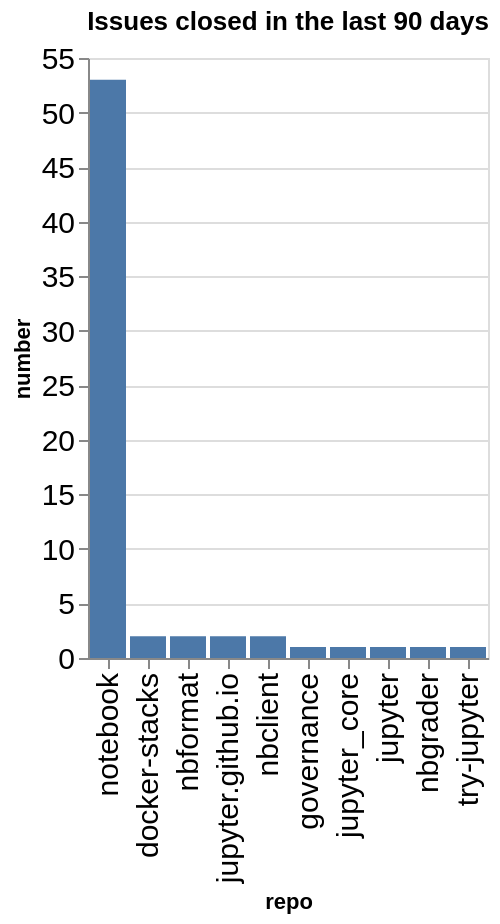

Write notebook code for a chart like this one.
### Code cell
closed_counts = closed.groupby(['org', 'repo']).count()['number'].reset_index()
closed_counts['org/repo'] = closed_counts.apply(lambda a: a['org'] + '/' + a['repo'], axis=1)
sorted_vals = closed_counts.sort_values(['number'], ascending=False)['repo'].values
alt.Chart(data=closed_counts, title=f"Issues closed in the last {n_days} days").mark_bar().encode(
    x=alt.X('repo', sort=alt.Sort(sorted_vals.tolist())),
    y='number',
)

### Figure 1 — Vega-Lite specification as saved in the notebook (floating-point values rounded to 4 significant figures)
{"config": {"axisLeft": {"labelFontSize": 15}, "axisBottom": {"labelFontSize": 15}}, "data": {"name": "data-154ba70e0914da28147329c4e1ffcf6a"}, "mark": {"type": "bar"}, "encoding": {"x": {"field": "repo", "sort": ["notebook", "docker-stacks", "nbformat", "jupyter.github.io", "nbclient", "governance", "jupyter_core", "jupyter", "nbgrader", "try-jupyter"], "type": "nominal"}, "y": {"field": "number", "type": "quantitative"}}, "title": "Issues closed in the last 90 days", "$schema": "https://vega.github.io/schema/vega-lite/v5.20.1.json", "datasets": {"data-154ba70e0914da28147329c4e1ffcf6a": [{"org": "jupyter", "repo": "docker-stacks", "number": 2, "org/repo": "jupyter/docker-stacks"}, {"org": "jupyter", "repo": "governance", "number": 1, "org/repo": "jupyter/governance"}, {"org": "jupyter", "repo": "jupyter", "number": 1, "org/repo": "jupyter/jupyter"}, {"org": "jupyter", "repo": "jupyter.github.io", "number": 2, "org/repo": "jupyter/jupyter.github.io"}, {"org": "jupyter", "repo": "jupyter_core", "number": 1, "org/repo": "jupyter/jupyter_core"}, {"org": "jupyter", "repo": "nbclient", "number": 2, "org/repo": "jupyter/nbclient"}, {"org": "jupyter", "repo": "nbformat", "number": 2, "org/repo": "jupyter/nbformat"}, {"org": "jupyter", "repo": "nbgrader", "number": 1, "org/repo": "jupyter/nbgrader"}, {"org": "jupyter", "repo": "notebook", "number": 53, "org/repo": "jupyter/notebook"}, {"org": "jupyter", "repo": "try-jupyter", "number": 1, "org/repo": "jupyter/try-jupyter"}]}}
